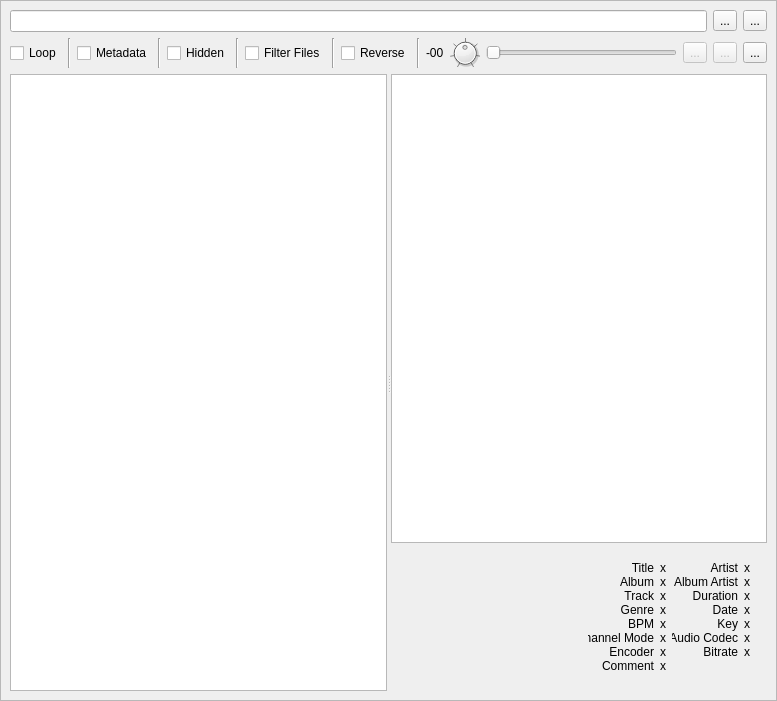
<?xml version="1.0" encoding="UTF-8"?>
<ui version="4.0">
 <class>MainWindow</class>
 <widget class="QMainWindow" name="MainWindow">
  <property name="geometry">
   <rect>
    <x>0</x>
    <y>0</y>
    <width>777</width>
    <height>701</height>
   </rect>
  </property>
  <property name="windowTitle">
   <string>SoundBrowser</string>
  </property>
  <property name="windowIcon">
   <iconset resource="soundbrowser.qrc">
    <normaloff>:/icons/appicon.png</normaloff>:/icons/appicon.png</iconset>
  </property>
  <widget class="QWidget" name="centralwidget">
   <layout class="QGridLayout" name="gridLayout">
    <property name="sizeConstraint">
     <enum>QLayout::SetDefaultConstraint</enum>
    </property>
    <property name="leftMargin">
     <number>0</number>
    </property>
    <property name="topMargin">
     <number>0</number>
    </property>
    <property name="rightMargin">
     <number>0</number>
    </property>
    <property name="bottomMargin">
     <number>0</number>
    </property>
    <property name="horizontalSpacing">
     <number>0</number>
    </property>
    <property name="verticalSpacing">
     <number>6</number>
    </property>
    <item row="0" column="0">
     <widget class="QFrame" name="mainframe">
      <property name="frameShape">
       <enum>QFrame::StyledPanel</enum>
      </property>
      <property name="frameShadow">
       <enum>QFrame::Raised</enum>
      </property>
      <layout class="QGridLayout" name="gridLayout_2">
       <item row="0" column="0">
        <layout class="QHBoxLayout" name="horizontalLayoutTop">
         <item>
          <widget class="QLineEdit" name="locationBar">
           <property name="sizePolicy">
            <sizepolicy hsizetype="Expanding" vsizetype="Fixed">
             <horstretch>0</horstretch>
             <verstretch>0</verstretch>
            </sizepolicy>
           </property>
          </widget>
         </item>
         <item>
          <widget class="QToolButton" name="copy_path_button">
           <property name="toolTip">
            <string>Copy path
Shortcut: Ctrl-C</string>
           </property>
           <property name="text">
            <string>...</string>
           </property>
           <property name="icon">
            <iconset resource="soundbrowser.qrc">
             <normaloff>:/icons/copy.png</normaloff>:/icons/copy.png</iconset>
           </property>
          </widget>
         </item>
         <item>
          <widget class="QToolButton" name="paste_path_button">
           <property name="toolTip">
            <string>Paste path
Shortcut: Ctrl-V</string>
           </property>
           <property name="text">
            <string>...</string>
           </property>
           <property name="icon">
            <iconset resource="soundbrowser.qrc">
             <normaloff>:/icons/paste.png</normaloff>:/icons/paste.png</iconset>
           </property>
          </widget>
         </item>
        </layout>
       </item>
       <item row="2" column="0">
        <widget class="QSplitter" name="splitter">
         <property name="sizePolicy">
          <sizepolicy hsizetype="Expanding" vsizetype="Expanding">
           <horstretch>0</horstretch>
           <verstretch>0</verstretch>
          </sizepolicy>
         </property>
         <property name="orientation">
          <enum>Qt::Horizontal</enum>
         </property>
         <widget class="QTreeView" name="treeView"/>
         <widget class="QWidget" name="subframe" native="true">
          <property name="sizePolicy">
           <sizepolicy hsizetype="Preferred" vsizetype="Expanding">
            <horstretch>0</horstretch>
            <verstretch>0</verstretch>
           </sizepolicy>
          </property>
          <layout class="QGridLayout" name="gridLayout_4">
           <property name="sizeConstraint">
            <enum>QLayout::SetMaximumSize</enum>
           </property>
           <property name="leftMargin">
            <number>0</number>
           </property>
           <property name="topMargin">
            <number>0</number>
           </property>
           <property name="rightMargin">
            <number>0</number>
           </property>
           <property name="bottomMargin">
            <number>0</number>
           </property>
           <property name="spacing">
            <number>0</number>
           </property>
           <item row="2" column="0">
            <layout class="QVBoxLayout" name="verticalLayout">
             <property name="spacing">
              <number>0</number>
             </property>
             <item>
              <widget class="QTableView" name="tableView">
               <property name="sizePolicy">
                <sizepolicy hsizetype="Preferred" vsizetype="Expanding">
                 <horstretch>0</horstretch>
                 <verstretch>0</verstretch>
                </sizepolicy>
               </property>
              </widget>
             </item>
             <item>
              <widget class="QFrame" name="bottom_pane">
               <layout class="QHBoxLayout" name="bottom_pane_layout">
                <property name="spacing">
                 <number>0</number>
                </property>
                <item>
                 <widget class="QLabel" name="image">
                  <property name="enabled">
                   <bool>true</bool>
                  </property>
                  <property name="sizePolicy">
                   <sizepolicy hsizetype="Preferred" vsizetype="Preferred">
                    <horstretch>0</horstretch>
                    <verstretch>0</verstretch>
                   </sizepolicy>
                  </property>
                  <property name="text">
                   <string/>
                  </property>
                 </widget>
                </item>
                <item>
                 <widget class="QWidget" name="metadata" native="true">
                  <property name="sizePolicy">
                   <sizepolicy hsizetype="Ignored" vsizetype="Preferred">
                    <horstretch>0</horstretch>
                    <verstretch>0</verstretch>
                   </sizepolicy>
                  </property>
                  <layout class="QGridLayout" name="gridLayout_5" columnstretch="0,0,0,0">
                   <property name="leftMargin">
                    <number>9</number>
                   </property>
                   <property name="horizontalSpacing">
                    <number>6</number>
                   </property>
                   <property name="verticalSpacing">
                    <number>0</number>
                   </property>
                   <item row="4" column="1">
                    <widget class="QLabel" name="genre">
                     <property name="autoFillBackground">
                      <bool>false</bool>
                     </property>
                     <property name="text">
                      <string>x</string>
                     </property>
                     <property name="textFormat">
                      <enum>Qt::PlainText</enum>
                     </property>
                     <property name="wordWrap">
                      <bool>false</bool>
                     </property>
                     <property name="textInteractionFlags">
                      <set>Qt::LinksAccessibleByMouse|Qt::TextSelectableByKeyboard|Qt::TextSelectableByMouse</set>
                     </property>
                    </widget>
                   </item>
                   <item row="5" column="3">
                    <widget class="QLabel" name="key">
                     <property name="autoFillBackground">
                      <bool>false</bool>
                     </property>
                     <property name="text">
                      <string>x</string>
                     </property>
                     <property name="textFormat">
                      <enum>Qt::PlainText</enum>
                     </property>
                     <property name="wordWrap">
                      <bool>false</bool>
                     </property>
                     <property name="textInteractionFlags">
                      <set>Qt::LinksAccessibleByMouse|Qt::TextSelectableByKeyboard|Qt::TextSelectableByMouse</set>
                     </property>
                    </widget>
                   </item>
                   <item row="7" column="0">
                    <widget class="QLabel" name="encoder_label">
                     <property name="text">
                      <string>Encoder</string>
                     </property>
                     <property name="alignment">
                      <set>Qt::AlignRight|Qt::AlignTrailing|Qt::AlignVCenter</set>
                     </property>
                    </widget>
                   </item>
                   <item row="7" column="1">
                    <widget class="QLabel" name="encoder">
                     <property name="autoFillBackground">
                      <bool>false</bool>
                     </property>
                     <property name="text">
                      <string>x</string>
                     </property>
                     <property name="textFormat">
                      <enum>Qt::PlainText</enum>
                     </property>
                     <property name="wordWrap">
                      <bool>false</bool>
                     </property>
                     <property name="textInteractionFlags">
                      <set>Qt::LinksAccessibleByMouse|Qt::TextSelectableByKeyboard|Qt::TextSelectableByMouse</set>
                     </property>
                    </widget>
                   </item>
                   <item row="3" column="1">
                    <widget class="QLabel" name="track">
                     <property name="autoFillBackground">
                      <bool>false</bool>
                     </property>
                     <property name="text">
                      <string>x</string>
                     </property>
                     <property name="textFormat">
                      <enum>Qt::PlainText</enum>
                     </property>
                     <property name="wordWrap">
                      <bool>false</bool>
                     </property>
                     <property name="textInteractionFlags">
                      <set>Qt::LinksAccessibleByMouse|Qt::TextSelectableByKeyboard|Qt::TextSelectableByMouse</set>
                     </property>
                    </widget>
                   </item>
                   <item row="5" column="0">
                    <widget class="QLabel" name="bpm_label">
                     <property name="text">
                      <string>BPM</string>
                     </property>
                     <property name="alignment">
                      <set>Qt::AlignRight|Qt::AlignTrailing|Qt::AlignVCenter</set>
                     </property>
                    </widget>
                   </item>
                   <item row="7" column="2">
                    <widget class="QLabel" name="bitrate_label">
                     <property name="text">
                      <string>Bitrate</string>
                     </property>
                     <property name="alignment">
                      <set>Qt::AlignRight|Qt::AlignTrailing|Qt::AlignVCenter</set>
                     </property>
                    </widget>
                   </item>
                   <item row="8" column="0">
                    <widget class="QLabel" name="comment_label">
                     <property name="text">
                      <string>Comment</string>
                     </property>
                     <property name="alignment">
                      <set>Qt::AlignRight|Qt::AlignTrailing|Qt::AlignVCenter</set>
                     </property>
                    </widget>
                   </item>
                   <item row="6" column="0">
                    <widget class="QLabel" name="channel_mode_label">
                     <property name="text">
                      <string>Channel Mode</string>
                     </property>
                     <property name="alignment">
                      <set>Qt::AlignRight|Qt::AlignTrailing|Qt::AlignVCenter</set>
                     </property>
                    </widget>
                   </item>
                   <item row="3" column="0">
                    <widget class="QLabel" name="track_label">
                     <property name="text">
                      <string>Track</string>
                     </property>
                     <property name="alignment">
                      <set>Qt::AlignRight|Qt::AlignTrailing|Qt::AlignVCenter</set>
                     </property>
                    </widget>
                   </item>
                   <item row="4" column="0">
                    <widget class="QLabel" name="genre_label">
                     <property name="text">
                      <string>Genre</string>
                     </property>
                     <property name="alignment">
                      <set>Qt::AlignRight|Qt::AlignTrailing|Qt::AlignVCenter</set>
                     </property>
                    </widget>
                   </item>
                   <item row="2" column="1">
                    <widget class="QLabel" name="album">
                     <property name="autoFillBackground">
                      <bool>false</bool>
                     </property>
                     <property name="text">
                      <string>x</string>
                     </property>
                     <property name="textFormat">
                      <enum>Qt::PlainText</enum>
                     </property>
                     <property name="wordWrap">
                      <bool>false</bool>
                     </property>
                     <property name="textInteractionFlags">
                      <set>Qt::LinksAccessibleByMouse|Qt::TextSelectableByKeyboard|Qt::TextSelectableByMouse</set>
                     </property>
                    </widget>
                   </item>
                   <item row="1" column="0">
                    <widget class="QLabel" name="title_label">
                     <property name="text">
                      <string>Title</string>
                     </property>
                     <property name="alignment">
                      <set>Qt::AlignRight|Qt::AlignTrailing|Qt::AlignVCenter</set>
                     </property>
                    </widget>
                   </item>
                   <item row="6" column="3">
                    <widget class="QLabel" name="audio_codec">
                     <property name="autoFillBackground">
                      <bool>false</bool>
                     </property>
                     <property name="text">
                      <string>x</string>
                     </property>
                     <property name="textFormat">
                      <enum>Qt::PlainText</enum>
                     </property>
                     <property name="wordWrap">
                      <bool>false</bool>
                     </property>
                     <property name="textInteractionFlags">
                      <set>Qt::LinksAccessibleByMouse|Qt::TextSelectableByKeyboard|Qt::TextSelectableByMouse</set>
                     </property>
                    </widget>
                   </item>
                   <item row="8" column="1" colspan="3">
                    <widget class="QLabel" name="comment">
                     <property name="text">
                      <string>x</string>
                     </property>
                     <property name="textFormat">
                      <enum>Qt::PlainText</enum>
                     </property>
                     <property name="wordWrap">
                      <bool>false</bool>
                     </property>
                     <property name="textInteractionFlags">
                      <set>Qt::LinksAccessibleByMouse|Qt::TextSelectableByKeyboard|Qt::TextSelectableByMouse</set>
                     </property>
                    </widget>
                   </item>
                   <item row="6" column="1">
                    <widget class="QLabel" name="channel_mode">
                     <property name="autoFillBackground">
                      <bool>false</bool>
                     </property>
                     <property name="text">
                      <string>x</string>
                     </property>
                     <property name="textFormat">
                      <enum>Qt::PlainText</enum>
                     </property>
                     <property name="wordWrap">
                      <bool>false</bool>
                     </property>
                     <property name="textInteractionFlags">
                      <set>Qt::LinksAccessibleByMouse|Qt::TextSelectableByKeyboard|Qt::TextSelectableByMouse</set>
                     </property>
                    </widget>
                   </item>
                   <item row="7" column="3">
                    <widget class="QLabel" name="bitrate">
                     <property name="autoFillBackground">
                      <bool>false</bool>
                     </property>
                     <property name="text">
                      <string>x</string>
                     </property>
                     <property name="textFormat">
                      <enum>Qt::PlainText</enum>
                     </property>
                     <property name="wordWrap">
                      <bool>false</bool>
                     </property>
                     <property name="textInteractionFlags">
                      <set>Qt::LinksAccessibleByMouse|Qt::TextSelectableByKeyboard|Qt::TextSelectableByMouse</set>
                     </property>
                    </widget>
                   </item>
                   <item row="2" column="0">
                    <widget class="QLabel" name="album_label">
                     <property name="lineWidth">
                      <number>0</number>
                     </property>
                     <property name="text">
                      <string>Album</string>
                     </property>
                     <property name="alignment">
                      <set>Qt::AlignRight|Qt::AlignTrailing|Qt::AlignVCenter</set>
                     </property>
                    </widget>
                   </item>
                   <item row="2" column="2">
                    <widget class="QLabel" name="album_artist_label">
                     <property name="text">
                      <string>Album Artist</string>
                     </property>
                     <property name="alignment">
                      <set>Qt::AlignRight|Qt::AlignTrailing|Qt::AlignVCenter</set>
                     </property>
                    </widget>
                   </item>
                   <item row="6" column="2">
                    <widget class="QLabel" name="audio_codec_label">
                     <property name="text">
                      <string>Audio Codec</string>
                     </property>
                     <property name="alignment">
                      <set>Qt::AlignRight|Qt::AlignTrailing|Qt::AlignVCenter</set>
                     </property>
                    </widget>
                   </item>
                   <item row="3" column="2">
                    <widget class="QLabel" name="duration_label">
                     <property name="text">
                      <string>Duration</string>
                     </property>
                     <property name="alignment">
                      <set>Qt::AlignRight|Qt::AlignTrailing|Qt::AlignVCenter</set>
                     </property>
                    </widget>
                   </item>
                   <item row="5" column="1">
                    <widget class="QLabel" name="bpm">
                     <property name="autoFillBackground">
                      <bool>false</bool>
                     </property>
                     <property name="text">
                      <string>x</string>
                     </property>
                     <property name="textFormat">
                      <enum>Qt::PlainText</enum>
                     </property>
                     <property name="wordWrap">
                      <bool>false</bool>
                     </property>
                     <property name="textInteractionFlags">
                      <set>Qt::LinksAccessibleByMouse|Qt::TextSelectableByKeyboard|Qt::TextSelectableByMouse</set>
                     </property>
                    </widget>
                   </item>
                   <item row="2" column="3">
                    <widget class="QLabel" name="album_artist">
                     <property name="autoFillBackground">
                      <bool>false</bool>
                     </property>
                     <property name="text">
                      <string>x</string>
                     </property>
                     <property name="textFormat">
                      <enum>Qt::PlainText</enum>
                     </property>
                     <property name="wordWrap">
                      <bool>false</bool>
                     </property>
                     <property name="textInteractionFlags">
                      <set>Qt::LinksAccessibleByMouse|Qt::TextSelectableByKeyboard|Qt::TextSelectableByMouse</set>
                     </property>
                    </widget>
                   </item>
                   <item row="5" column="2">
                    <widget class="QLabel" name="key_label">
                     <property name="text">
                      <string>Key</string>
                     </property>
                     <property name="alignment">
                      <set>Qt::AlignRight|Qt::AlignTrailing|Qt::AlignVCenter</set>
                     </property>
                    </widget>
                   </item>
                   <item row="4" column="2">
                    <widget class="QLabel" name="date_label">
                     <property name="text">
                      <string>Date</string>
                     </property>
                     <property name="alignment">
                      <set>Qt::AlignRight|Qt::AlignTrailing|Qt::AlignVCenter</set>
                     </property>
                    </widget>
                   </item>
                   <item row="1" column="1">
                    <widget class="QLabel" name="title">
                     <property name="sizePolicy">
                      <sizepolicy hsizetype="Preferred" vsizetype="Preferred">
                       <horstretch>0</horstretch>
                       <verstretch>0</verstretch>
                      </sizepolicy>
                     </property>
                     <property name="autoFillBackground">
                      <bool>false</bool>
                     </property>
                     <property name="frameShape">
                      <enum>QFrame::NoFrame</enum>
                     </property>
                     <property name="text">
                      <string>x</string>
                     </property>
                     <property name="textFormat">
                      <enum>Qt::PlainText</enum>
                     </property>
                     <property name="wordWrap">
                      <bool>false</bool>
                     </property>
                     <property name="textInteractionFlags">
                      <set>Qt::LinksAccessibleByMouse|Qt::TextSelectableByKeyboard|Qt::TextSelectableByMouse</set>
                     </property>
                    </widget>
                   </item>
                   <item row="1" column="2">
                    <widget class="QLabel" name="artist_label">
                     <property name="text">
                      <string>Artist</string>
                     </property>
                     <property name="alignment">
                      <set>Qt::AlignRight|Qt::AlignTrailing|Qt::AlignVCenter</set>
                     </property>
                    </widget>
                   </item>
                   <item row="4" column="3">
                    <widget class="QLabel" name="date">
                     <property name="autoFillBackground">
                      <bool>false</bool>
                     </property>
                     <property name="text">
                      <string>x</string>
                     </property>
                     <property name="textFormat">
                      <enum>Qt::PlainText</enum>
                     </property>
                     <property name="wordWrap">
                      <bool>false</bool>
                     </property>
                     <property name="textInteractionFlags">
                      <set>Qt::LinksAccessibleByMouse|Qt::TextSelectableByKeyboard|Qt::TextSelectableByMouse</set>
                     </property>
                    </widget>
                   </item>
                   <item row="3" column="3">
                    <widget class="QLabel" name="duration">
                     <property name="autoFillBackground">
                      <bool>false</bool>
                     </property>
                     <property name="text">
                      <string>x</string>
                     </property>
                     <property name="textFormat">
                      <enum>Qt::PlainText</enum>
                     </property>
                     <property name="wordWrap">
                      <bool>false</bool>
                     </property>
                     <property name="textInteractionFlags">
                      <set>Qt::LinksAccessibleByMouse|Qt::TextSelectableByKeyboard|Qt::TextSelectableByMouse</set>
                     </property>
                    </widget>
                   </item>
                   <item row="1" column="3">
                    <widget class="QLabel" name="artist">
                     <property name="autoFillBackground">
                      <bool>false</bool>
                     </property>
                     <property name="text">
                      <string>x</string>
                     </property>
                     <property name="textFormat">
                      <enum>Qt::PlainText</enum>
                     </property>
                     <property name="wordWrap">
                      <bool>false</bool>
                     </property>
                     <property name="textInteractionFlags">
                      <set>Qt::LinksAccessibleByMouse|Qt::TextSelectableByKeyboard|Qt::TextSelectableByMouse</set>
                     </property>
                    </widget>
                   </item>
                  </layout>
                 </widget>
                </item>
               </layout>
              </widget>
             </item>
            </layout>
           </item>
          </layout>
         </widget>
        </widget>
       </item>
       <item row="1" column="0">
        <widget class="QFrame" name="horizontalLayoutBottom">
         <layout class="QHBoxLayout" name="horizontalLayout">
          <property name="leftMargin">
           <number>0</number>
          </property>
          <property name="topMargin">
           <number>0</number>
          </property>
          <property name="rightMargin">
           <number>0</number>
          </property>
          <property name="bottomMargin">
           <number>0</number>
          </property>
          <item>
           <widget class="QCheckBox" name="loop_button">
            <property name="sizePolicy">
             <sizepolicy hsizetype="Minimum" vsizetype="Minimum">
              <horstretch>0</horstretch>
              <verstretch>0</verstretch>
             </sizepolicy>
            </property>
            <property name="toolTip">
             <string>Toggle play looping
Shortcut: l</string>
            </property>
            <property name="text">
             <string>Loop</string>
            </property>
           </widget>
          </item>
          <item>
           <widget class="Line" name="line_1">
            <property name="orientation">
             <enum>Qt::Vertical</enum>
            </property>
           </widget>
          </item>
          <item>
           <widget class="QCheckBox" name="show_metadata_pane_button">
            <property name="sizePolicy">
             <sizepolicy hsizetype="Minimum" vsizetype="Minimum">
              <horstretch>0</horstretch>
              <verstretch>0</verstretch>
             </sizepolicy>
            </property>
            <property name="toolTip">
             <string>Toggle show metadata pane
Shortcut: m</string>
            </property>
            <property name="text">
             <string>Metadata</string>
            </property>
           </widget>
          </item>
          <item>
           <widget class="Line" name="line_2">
            <property name="orientation">
             <enum>Qt::Vertical</enum>
            </property>
           </widget>
          </item>
          <item>
           <widget class="QCheckBox" name="show_hidden_files_button">
            <property name="sizePolicy">
             <sizepolicy hsizetype="Minimum" vsizetype="Minimum">
              <horstretch>0</horstretch>
              <verstretch>0</verstretch>
             </sizepolicy>
            </property>
            <property name="toolTip">
             <string>Toggle show hidden files
Shortcut: h</string>
            </property>
            <property name="text">
             <string>Hidden</string>
            </property>
           </widget>
          </item>
          <item>
           <widget class="Line" name="line_3">
            <property name="orientation">
             <enum>Qt::Vertical</enum>
            </property>
           </widget>
          </item>
          <item>
           <widget class="QCheckBox" name="filter_files_button">
            <property name="sizePolicy">
             <sizepolicy hsizetype="Minimum" vsizetype="Minimum">
              <horstretch>0</horstretch>
              <verstretch>0</verstretch>
             </sizepolicy>
            </property>
            <property name="toolTip">
             <string>Toggle filter files
Shortcut: f</string>
            </property>
            <property name="text">
             <string>Filter Files</string>
            </property>
           </widget>
          </item>
          <item>
           <widget class="Line" name="line">
            <property name="orientation">
             <enum>Qt::Vertical</enum>
            </property>
           </widget>
          </item>
          <item>
           <widget class="QCheckBox" name="reverse_button">
            <property name="toolTip">
             <string>Toggle reverse playback
Shortcut: r</string>
            </property>
            <property name="text">
             <string>Reverse</string>
            </property>
           </widget>
          </item>
          <item>
           <widget class="Line" name="line_reverse_button">
            <property name="orientation">
             <enum>Qt::Vertical</enum>
            </property>
           </widget>
          </item>
          <item>
           <widget class="QLabel" name="tune_value">
            <property name="sizePolicy">
             <sizepolicy hsizetype="Preferred" vsizetype="Preferred">
              <horstretch>0</horstretch>
              <verstretch>0</verstretch>
             </sizepolicy>
            </property>
            <property name="toolTip">
             <string>Playback rate in semitones</string>
            </property>
            <property name="text">
             <string>-00</string>
            </property>
           </widget>
          </item>
          <item>
           <widget class="QDial" name="tune_dial">
            <property name="maximumSize">
             <size>
              <width>30</width>
              <height>30</height>
             </size>
            </property>
            <property name="toolTip">
             <string>Adjust playback rate by semitones</string>
            </property>
            <property name="minimum">
             <number>-12</number>
            </property>
            <property name="maximum">
             <number>12</number>
            </property>
            <property name="pageStep">
             <number>1</number>
            </property>
            <property name="orientation">
             <enum>Qt::Vertical</enum>
            </property>
            <property name="invertedAppearance">
             <bool>false</bool>
            </property>
            <property name="invertedControls">
             <bool>false</bool>
            </property>
            <property name="notchesVisible">
             <bool>true</bool>
            </property>
           </widget>
          </item>
          <item>
           <widget class="QSlider" name="seek_slider">
            <property name="toolTip">
             <string>Playback position</string>
            </property>
            <property name="orientation">
             <enum>Qt::Horizontal</enum>
            </property>
           </widget>
          </item>
          <item>
           <widget class="QToolButton" name="play_button">
            <property name="enabled">
             <bool>false</bool>
            </property>
            <property name="toolTip">
             <string>Play / Pause
Shortcut: Enter/Spacebar</string>
            </property>
            <property name="text">
             <string>...</string>
            </property>
            <property name="icon">
             <iconset resource="soundbrowser.qrc">
              <normaloff>:/icons/play.png</normaloff>
              <disabledoff>:/icons/play_disabled.png</disabledoff>:/icons/play.png</iconset>
            </property>
           </widget>
          </item>
          <item>
           <widget class="QToolButton" name="stop_button">
            <property name="enabled">
             <bool>false</bool>
            </property>
            <property name="toolTip">
             <string>Stop
Shortcut: ESC</string>
            </property>
            <property name="text">
             <string>...</string>
            </property>
            <property name="icon">
             <iconset resource="soundbrowser.qrc">
              <normaloff>:/icons/stop.png</normaloff>
              <disabledoff>:/icons/stop_disabled.png</disabledoff>:/icons/stop.png</iconset>
            </property>
           </widget>
          </item>
          <item>
           <widget class="QToolButton" name="prefs_button">
            <property name="toolTip">
             <string>Settings</string>
            </property>
            <property name="text">
             <string>...</string>
            </property>
            <property name="icon">
             <iconset resource="soundbrowser.qrc">
              <normaloff>:/icons/settings.png</normaloff>:/icons/settings.png</iconset>
            </property>
            <property name="iconSize">
             <size>
              <width>16</width>
              <height>16</height>
             </size>
            </property>
           </widget>
          </item>
         </layout>
        </widget>
       </item>
      </layout>
     </widget>
    </item>
   </layout>
  </widget>
 </widget>
 <resources>
  <include location="soundbrowser.qrc"/>
 </resources>
 <connections/>
</ui>
